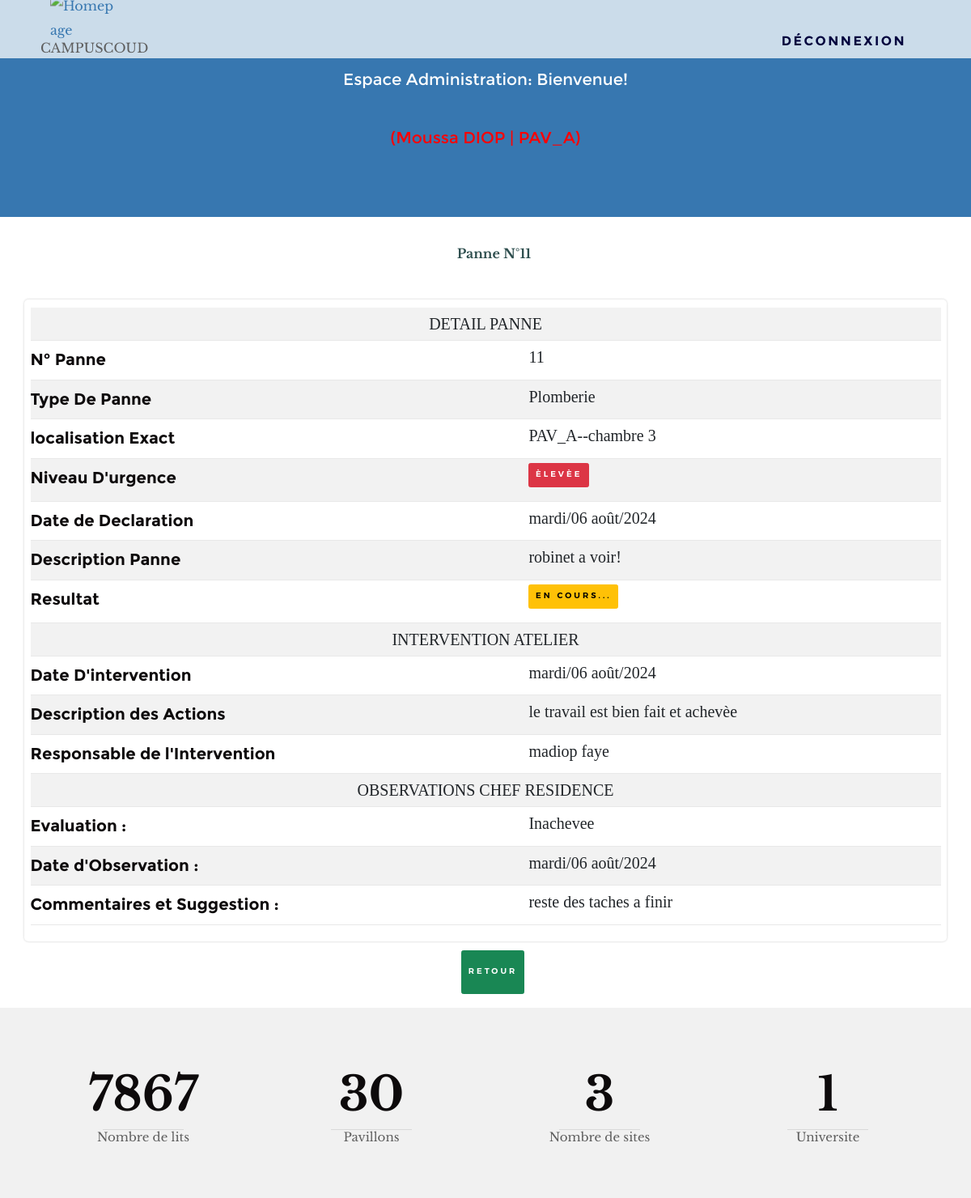
The page /profils/vuePanne.php?idPanne=11 (signed in) on the database its author committed.
### tables this page shows
CREATE TABLE `panne` (
  `id` int(11) NOT NULL,
  `type_panne` varchar(255) NOT NULL,
  `date_enregistrement` varchar(255) NOT NULL,
  `description` text NOT NULL,
  `localisation` varchar(255) NOT NULL,
  `niveau_urgence` varchar(50) NOT NULL,
  `id_chef_residence` int(11) DEFAULT NULL
);

CREATE TABLE `intervention` (
  `id` int(11) NOT NULL,
  `date_intervention` varchar(255) NOT NULL,
  `description_action` text NOT NULL,
  `resultat` text NOT NULL,
  `personne_agent` varchar(255) NOT NULL,
  `id_chef_atelier` int(11) DEFAULT NULL,
  `id_panne` int(11) DEFAULT NULL
);

CREATE TABLE `observation` (
  `id` int(11) NOT NULL,
  `evaluation_qualite` varchar(50) NOT NULL,
  `date_observation` varchar(255) NOT NULL,
  `commentaire_suggestion` text NOT NULL,
  `id_chef_residence` int(11) DEFAULT NULL,
  `id_panne` int(11) DEFAULT NULL,
  `id_intervention` int(11) DEFAULT NULL
);

### traitement/fonction.php (called while the page is built, shortened)
<?php
function obtenirPanneParId($connexion, $panneId) {
    $sql = "
        SELECT
            p.id AS panne_id,
            p.type_panne,
            p.date_enregistrement,
            p.description AS panne_description,
            p.localisation,
            p.niveau_urgence,
            u.nom AS chef_nom,
            u.profil1 AS chef_role,
            i.id AS intervention_id,
            i.date_intervention,
            i.description_action,
            i.resultat,
            i.personne_agent,
            o.id AS observation_id,
            o.evaluation_qualite,
            o.date_observation,
            o.commentaire_suggestion,
            m.id AS imputation_id,
            m.id_chef_dst,
            m.instruction,
            m.date_imputation
        FROM Panne p
        LEFT JOIN Utilisateur u ON p.id_chef_residence = u.id
        LEFT JOIN Intervention i ON p.id = i.id_panne
        LEFT JOIN Observation o ON p.id = o.id_panne
        LEFT JOIN Imputation m ON p.id = m.id_panne
        WHERE p.id = ?
    ";
    $stmt = $connexion->prepare($sql);
    $stmt->bind_param('i', $panneId);
    $stmt->execute();
    $result = $stmt->get_result();
    return $result->fetch_all(MYSQLI_ASSOC);
}

### profils/vuePanne.php (the view, shortened to what this page needs)
<?php
include('../traitement/fonction.php');
include('../traitement/requete.php');
$idPanne = isset($_GET['idPanne']) ? (int)$_GET['idPanne'] : null;
$pannes = obtenirPanneParId($connexion, $idPanne);
?>
<!DOCTYPE html>
<html lang="en">
<head>
    <link rel="stylesheet" href="assets/css/base.css" />
    <link rel="stylesheet" href="../assets/css/vendor.css" />
    <link rel="stylesheet" href="../assets/css/main.css" />
    <link rel="stylesheet" href="../assets/css/login.css" />
    <link rel="stylesheet" href="../assets/bootstrap/css/bootstrap.min.css">
    <link rel="stylesheet" href="../assets/css/styles.css">
    <link rel="stylesheet" href="../assets/bootstrap/css/bootstrap.min.css">
    <link rel="stylesheet" href="../assets/bootstrap/js/bootstrap.min.js">
    <link rel="stylesheet" href="../assets/bootstrap/js/bootstrap.bundle.min.js">
    <link href="https://cdn.jsdelivr.net/npm/bootstrap@5.0.2/dist/css/bootstrap.min.css" rel="stylesheet"
>
</head>
<body>
    <?php include('../head.php'); ?>
    <br>
    <ul class="nav justify-content-center">
        <li class="nav-item">
            <strong>Panne N°<?php echo htmlspecialchars($idPanne); ?></strong>
        </li>
    </ul>
    <br>
    <div id="refreshedContent" class="container">
        <table class="table table-striped" style="font-size: 20px; font-family: 'Times New Roman', Times, serif;">
            <tbody>
                <tr>
                    <td colspan="2" style="text-align: center;">DETAIL PANNE</td>
                </tr>
                <?php if ($pannes): ?>
                <?php foreach ($pannes as $panne): ?>
                <tr>
                    <th scope="col">N° Panne</th>
                    <td><?php echo htmlspecialchars($panne['panne_id']); ?></td>
                </tr>
                <tr>
                    <th scope="col">Type De Panne</th>
                    <td><?php echo htmlspecialchars($panne['type_panne']); ?></td>
                </tr>
                <tr>
                    <th scope="col">localisation Exact</th>
                    <td><?php echo htmlspecialchars($panne['localisation']); ?></td>
                </tr>
                <tr>
                    <th scope="col">Niveau D'urgence</th>
                    <td>
                        <?php if ($panne['niveau_urgence'] == 'Faible'): ?>
                        <button class="btn btn-info" style="width:;height: 30px;">Faible</button>
                        <?php elseif($panne['niveau_urgence'] == 'Moyenne'): ?>
                        <button class="btn btn-warning" style="width:;height: 30px;">Moyenne</button>
                        <?php elseif($panne['niveau_urgence'] == 'Èlevèe'): ?>
                        <button class="btn btn-danger" style="width:;height: 30px;">Èlevèe</button>
                        <?php endif; ?>
                    </td>
                </tr>
                <tr>
                    <th scope="col">Date de Declaration</th>
                    <td><?php  echo htmlspecialchars($panne['date_enregistrement']);  ?></td>
                </tr>
                <tr>
                    <th scope="col">Description Panne</th>
                    <td><?php echo htmlspecialchars($panne['panne_description']); ?></td>
                </tr>
                <tr>
                    <th scope="col">Resultat</th>
                    <td>
                        <?php if ($panne['resultat'] == 'depanner'): ?>
                        <button class="btn btn-success" disabled style="width:;height: 30px;">Dépanné</button>
                        <?php elseif ($panne['resultat'] == 'en cours'): ?>
                        <button class="btn btn-warning btn-depanner" style="width:;height: 30px;"
                            data-panne-id="<?php echo $panne['panne_id']; ?>" data-bs-toggle="modal"
                            data-bs-target="#exampleModal">en cours...</button>
                        <?php else: ?>
                        <button class="btn btn-danger" disabled style="width:;height: 30px;">Non Depanner</button>
                        <?php endif; ?>
                    </td>
                </tr>
                <?php if ($panne['resultat'] == 'depanner' || $panne['resultat'] == 'en cours') : ?>
                <tr>
                    <td colspan="2" style="text-align: center;">INTERVENTION ATELIER </td>
                </tr>
                <tr>
                    <th scope="col">Date D'intervention</th>
                    <td><?php echo htmlspecialchars($panne['date_intervention']); ?></td>
                </tr>
                <tr>
                    <th scope="col">Description des Actions</th>
                    <td><?php echo htmlspecialchars($panne['description_action']); ?></td>
                </tr>
                <tr>
                    <th scope="col">Responsable de l'Intervention</th>
                    <td><?php echo htmlspecialchars($panne['personne_agent']); ?></td>
                </tr>
                <tr>
                    <td colspan="2" style="text-align: center;">OBSERVATIONS CHEF RESIDENCE</td>
                </tr>
                <tr>
                    <th scope="col">Evaluation :</th>
                    <td><?php echo htmlspecialchars($panne['evaluation_qualite']); ?></td>
                </tr>
                <tr>
                    <th scope="col">Date d'Observation :</th>
                    <td><?php echo htmlspecialchars($panne['date_observation']); ?></td>
                </tr>
                <tr>
                    <th scope="col">Commentaires et Suggestion :</th>
                    <td><?php echo htmlspecialchars($panne['commentaire_suggestion']); ?></td>
                </tr>
                <?php endif; ?>
                <?php endforeach; ?>
                <?php else: ?>
                <tr>
                    <td colspan="7">Aucune panne trouvée ou erreur.</td>
                </tr>
                <?php endif; ?>
            </tbody>
        </table>
    </div>
    <ul class="nav justify-content-center">
        <li class="nav-item">
            <a class="nav-link active" href="javascript:history.back()"><button
                    class="btn btn-success">Retour</button></a>
        </li>
    </ul>
</body>
<?php include('../footer.php'); ?>
</html>

### assets/css/base.css (style rules this page uses)
html { font-family: sans-serif; line-height: 1.15; -ms-text-size-adjust: 100%; -webkit-text-size-adjust: 100%; }
body { margin: 0; }
a { background-color: transparent; -webkit-text-decoration-skip: objects; }
b, strong { font-weight: inherit; }
b, strong { font-weight: bolder; }
button, input, optgroup, select, textarea { font-family: sans-serif; font-size: 100%; line-height: 1.15; margin: 0; }
button, input { overflow: visible; }
button, select { text-transform: none; }
button, html [type="button"], [type="reset"], [type="submit"] { -webkit-appearance: button; }
html { font-size: 62.5%; box-sizing: border-box; }
*, *::before, *::after { box-sizing: inherit; }
body { font-weight: normal; line-height: 1; word-wrap: break-word; text-rendering: optimizeLegibility; -webkit-overflow-scrolling: touch; -webkit-text-size-adjust: none; }
body, input, button { -moz-osx-font-smoothing: grayscale; -webkit-font-smoothing: antialiased; }
div, dl, dt, dd, ul, ol, li, h1, h2, h3, h4, h5, h6, pre, form, p, blockquote, th, td { margin: 0; padding: 0; }
strong, b { font-weight: bold; line-height: inherit; }
ol, ul { list-style: none; }
li { display: block; }
a { text-decoration: none; line-height: inherit; }

### assets/css/main.css (style rules this page uses)
html { font-size: 10px; font-family:'Times New Roman', Times, serif }
html, body { height: 100%; }
body { background: #ffffff; font-family: "librebaskerville-regular", serif; font-size: 1.6rem; line-height: 1.875; color: #5f5f5f; margin: 0; padding: 0; }
a { color: #3777B0; -webkit-transition: all 0.3s ease-in-out; transition: all 0.3s ease-in-out; }
em, i, strong, b { font-size: inherit; line-height: inherit; font-style: normal; font-weight: normal; }
strong, b { font-family: "librebaskerville-bold", serif; }
ul { list-style: disc; }
li { display: list-item; }
ol, ul { margin-left: 1.7rem; }
ul li { padding-left: .4rem; }
table { border-width: 0; width: 100%; max-width: 100%; font-family: "librebaskerville-regular", serif; }
th, td { padding: 1.5rem 3rem; text-align: left; border-bottom: 1px solid #E8E8E8; }
th { color: #0D0A0B; font-family: "montserrat-bold", sans-serif; }
td { line-height: 1.5; }
th:first-child, td:first-child { padding-left: 0; }
th:last-child, td:last-child { padding-right: 0; }

### assets/css/login.css (style rules this page uses)
.container { max-width: 600px; margin: 50px auto; margin: 0.5% auto; margin-top: 1%; padding: 20px; border-radius: 5px; box-shadow: 0 0 3px rgba(0, 0, 0, 0.2); text-align: center; }
body { background-color: #f3f3f3; }
.btn, button, input[type="submit"], input[type="reset"], input[type="button"] { display: inline-block; font-family: "montserrat-semibold", sans-serif; font-size: 1.2rem; text-transform: uppercase; letter-spacing: 0.3rem; height: 5.4rem; line-height: calc(5.4rem - 0.6rem); padding: 0 3rem; margin: 0 0.3rem 1.2rem 0; color: #151515; text-decoration: none; cursor: pointer; text-align: center; white-space: nowrap; -webkit-transition: all 0.3s ease-in-out; transition: all 0.3s ease-in-out; background-color: #c5c5c5; border: 0.3rem solid #c5c5c5; }
button, .btn { margin-bottom: 1.2rem; }
input, textarea, select, pre, blockquote, figure, table, p, ul, ol, dl, form, .video-container, .ss-custom-select { margin-bottom: 3rem; }

### assets/css/styles.css (style rules this page uses)
body { font-family: Arial, sans-serif; background-color: #f2f2f2; }
.container { max-width: 500px; padding: 10px; background-color: #fff; border-radius: 5px; box-shadow: 0 0 3px rgba(0, 0, 0, 0.2); width: 50%; text-align: center; }
a { text-decoration: none; }
a { text-decoration: none !important; }
li, a { font-size: 16px !important; }
strong { text-align: center; margin-bottom: 1%; font-size: 20px; color: darkslategray; }

### rows shown on the page
panne: id "11", type_panne "Plomberie", localisation "PAV_A--chambre 3", niveau_urgence "ÈLEVÈE", date_enregistrement "mardi/06 août/2024", description "robinet a voir!", intervention.date_intervention "mardi/06 août/2024", intervention.description_action "le travail est bien fait et achevèe", intervention.personne_agent "madiop faye", observation.evaluation_qualite "Inachevee", observation.date_observation "mardi/06 août/2024", observation.commentaire_suggestion "reste des taches a finir"

### other values the page prints
$_SESSION['prenom'] "Moussa"
$_SESSION['nom'] "DIOP"
$_SESSION['profil2'] "PAV_A"
$idPanne "11"
